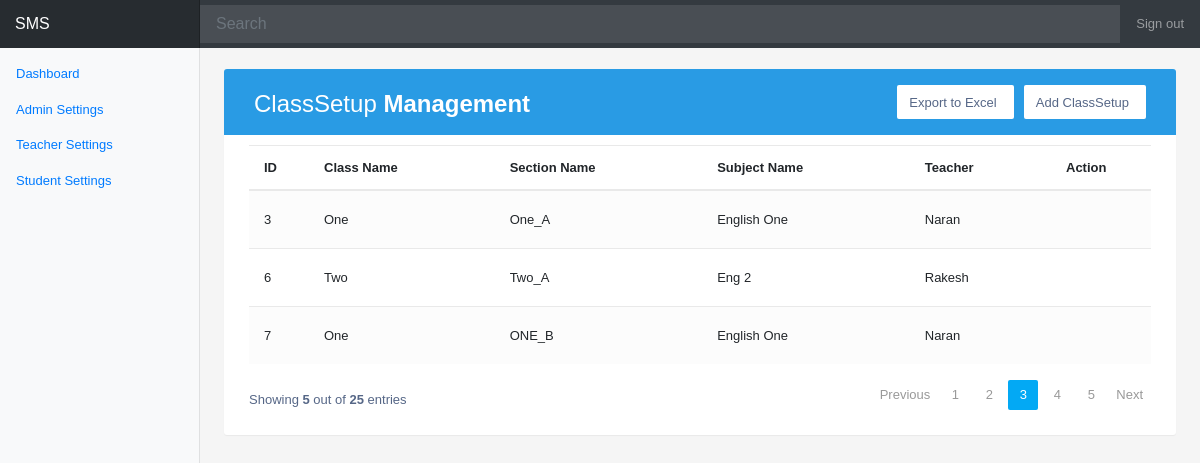
The app's page /class_setup_view/, older data.
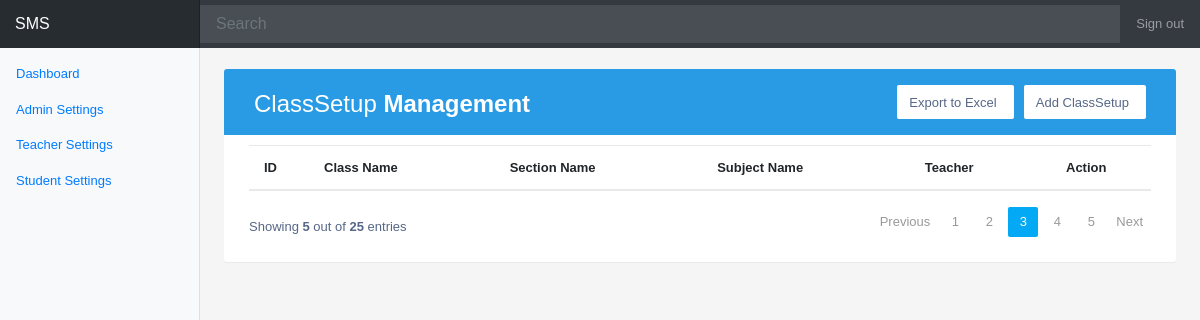
The same page, newer data.
### smsapp/models.py (models this page shows, shortened)
class ClassSetup( models.Model ):
    class_name      = models.ForeignKey(Standard, on_delete=models.CASCADE, null=True, max_length=20,verbose_name='Class Name' )
    section_name    = models.ForeignKey(Section, on_delete=models.SET_NULL, null=True, verbose_name='Section Name' )
    subject_name    = models.ForeignKey(Subject, on_delete=models.SET_NULL, null=True, verbose_name='Subject Name' )
    class_teacher   = models.ForeignKey('Teacher', on_delete=models.CASCADE, blank=True, verbose_name='Teacher' )

class Standard(models.Model):  # standard
    names = models.CharField(max_length=255,choices=CLASS_CHOICES)
    class Meta:
        db_table = 'standard'
    def __str__(self):
        return self.names

class Section(models.Model):  # section
    name = models.CharField(max_length=255, verbose_name='Section Name')
    standard_name = models.ForeignKey(
        Standard,
        related_name='sections', on_delete=models.CASCADE,
        null=True)
    class Meta:
        db_table = 'section'
    def __str__(self):
        return self.name

class Subject( models.Model ):
    class_name = models.ForeignKey('Standard', max_length=20, on_delete=models.CASCADE, verbose_name='Class Name' )
    name = models.CharField(max_length=20, verbose_name='Subject Name(s)' )
    def __str__(self):
        return str( self.name )

class Teacher( models.Model ):
    name = models.CharField( max_length=20, verbose_name='Teacher Name' )
    roles = models.CharField( max_length=20, choices=ROLE_CHOICES, verbose_name='Role(s)' )
    teaching_subjects = models.ManyToManyField(Subject, verbose_name='Teaching Subjects' )
    def __str__(self):
        return str( self.name )

### smsapp/views.py (the view)
# urls.py: path( 'class_setup_view/', views.class_setup_view, name='class_setup_view' ),
def class_setup_view(request):
    verbose_names = get_verbose_name( ClassSetup )
    context = {'view_list': ClassSetup.objects.all(),
               'verbose_names': verbose_names}
    return render( request, 'smsapp/class_setup_view.html', context )

### smsapp/views.py (called while the page is built)
def get_verbose_name(model_name):
    verbose_name_list = []
    for f in model_name._meta.get_fields():
        if hasattr(f, 'verbose_name' ):
            verbose_name_list.append( f.verbose_name )
    return verbose_name_list

### smsapp/templates/smsapp/class_setup_view.html (shortened to what this page needs)
{% extends 'smsapp/base.html'%}
{% load static %}
{% block stylesheets %}
<link href="{% static 'smsapp/css/our_table.css' %}" rel="stylesheet">
{% endblock %}
{% block main_content %}
<div class="table-wrapper">
    <div class="table-title">
        <div class="row">
            <div class="col-sm-5">
                <h2>ClassSetup  <b>Management</b></h2>
            </div>
            <div class="col-sm-7">
                <a href="/class_setup_add_edit/" class="btn btn-primary"> <span>Add ClassSetup</span></a>
                <a href="#" class="btn btn-primary"><span>Export to Excel</ <span></a>
            </div>
        </div>
    </div>
    <table class="table table-striped table-hover">
        <thead>
            <tr>
                {% for verbose_name in verbose_names %}
                <th>{{verbose_name}}</th>
                {% endfor %}
                <th>Action</th>
            </tr>
        </thead>
        <tbody>
        {% for item in view_list %}
            <tr>
                <td>{{ item.id }}</td>
                <td>{{ item.class_name }}</td>
                <td>{{ item.section_name }}</td>
                <td>
                    {{ item.subject_name }}
                </td>
                <td>{{ item.class_teacher }}</td>
                <td>
                    <a href="{% url 'smsapp:class_setup_update' item.id%}" class="edit" title="Edit" data-toggle="tooltip"></a>
                    <a href="{% url 'smsapp:class_setup_delete' item.id%}" class="delete" title="Delete" data-toggle="tooltip"></a>
                    <a href="#" class="detail" title="Detail" data-toggle="tooltip"></a>
                    <a href="#" class="print" title="print" data-toggle="tooltip"></a>
                </td>
            </tr>
        {% endfor %}
        </tbody>
    </table>
    <div class="clearfix">
        <div class="hint-text">Showing <b>5</b> out of <b>25</b> entries</div>
        <ul class="pagination">
            <li class="page-item disabled"><a href="#">Previous</a></li>
            <li class="page-item"><a href="#" class="page-link">1</a></li>
            <li class="page-item"><a href="#" class="page-link">2</a></li>
            <li class="page-item active"><a href="#" class="page-link">3</a></li>
            <li class="page-item"><a href="#" class="page-link">4</a></li>
            <li class="page-item"><a href="#" class="page-link">5</a></li>
            <li class="page-item"><a href="#" class="page-link">Next</a></li>
        </ul>
    </div>
</div>
{% endblock %}

### smsapp/templates/smsapp/base.html (shortened to what this page needs)
{% load static %}
<!doctype html>
<html lang="en">
  <head>
    <link rel="stylesheet" href="https://stackpath.bootstrapcdn.com/bootstrap/4.3.1/css/bootstrap.min.css">
      <link href="{% static 'smsapp/css/our_dashboard.css' %}" rel="stylesheet">
      <link href="{% static 'smsapp/css/our_messages.css' %}" rel="stylesheet">
{% block stylesheets %}
{% endblock %}
  </head>
  <body>
    <nav class="navbar navbar-dark sticky-top bg-dark flex-md-nowrap p-0">
      <a class="navbar-brand col-sm-3 col-md-2 mr-0" href="#">SMS</a>
      <input class="form-control form-control-dark w-100" type="text" placeholder="Search" aria-label="Search">
      <ul class="navbar-nav px-3">
        <li class="nav-item text-nowrap">
          <a class="nav-link" href="#">Sign out</a>
        </li>
      </ul>
    </nav>
      <div class="container-fluid">
      <div class="row">
        <nav class="col-md-2 d-none d-md-block bg-light sidebar">
          <div class="sidebar-sticky">
            <ul class="nav flex-column">
              <li class="nav-item">
                <a class="nav-link active" href="#">
                  Dashboard <span class="sr-only">(current)</span>
                </a>
                <a class="nav-link active" href="/admin_setting/">
                  Admin Settings
                </a>
                <a class="nav-link active" href="#">
                  Teacher Settings
                </a>
                <a class="nav-link active" href="#">
                  Student Settings
                </a>
              </li>
              </ul>
        </div>
        </nav>
        <main role="main" class="col-md-9 ml-sm-auto col-lg-10 pt-3 px-4">
{% block main_content %}
{% endblock %}
        </main>
      </div>
    </div>
  </body>
</html>

### static/smsapp/css/our_dashboard.css (style rules this page uses)
body { font-size: .875rem; }
.sidebar { position: fixed; top: 0; bottom: 0; left: 0; z-index: 100; padding: 0; box-shadow: inset -1px 0 0 rgba(0, 0, 0, .1); }
.sidebar-sticky { position: -webkit-sticky; position: sticky; top: 48px; height: calc(100vh - 48px); padding-top: .5rem; overflow-x: hidden; overflow-y: auto; }
.sidebar .nav-link { font-weight: 500; color: #333; }
.sidebar .nav-link.active { color: #007bff; }
.navbar-brand { padding-top: .75rem; padding-bottom: .75rem; font-size: 1rem; background-color: rgba(0, 0, 0, .25); box-shadow: inset -1px 0 0 rgba(0, 0, 0, .25); }
.navbar .form-control { padding: .75rem 1rem; border-width: 0; border-radius: 0; }
.form-control-dark { color: #fff; background-color: rgba(255, 255, 255, .1); border-color: rgba(255, 255, 255, .1); }

### static/smsapp/css/our_table.css (style rules this page uses)
body { color: #566787; background: #f5f5f5; font-family: 'Varela Round', sans-serif; font-size: 13px; }
.table-wrapper { background: #fff; padding: 20px 25px; margin: -25px 0; border-radius: 3px; box-shadow: 0 1px 1px rgba(0,0,0,.05); }
.table-title { padding-bottom: 15px; background: #299be4; color: #fff; padding: 16px 30px; margin: -20px -25px 10px; border-radius: 3px 3px 0 0; }
.table-title h2 { margin: 5px 0 0; font-size: 24px; }
.table-title .btn { color: #566787; float: right; font-size: 13px; background: #fff; border: none; min-width: 50px; border-radius: 2px; border: none; outline: none !important; margin-left: 10px; }
.table-title .btn span { float: left; margin-top: 2px; }
table.table tr th, table.table tr td { border-color: #e9e9e9; padding: 12px 15px; vertical-align: middle; }
table.table tr th:first-child { width: 60px; }
table.table tr th:last-child { width: 100px; }
.pagination { float: right; margin: 0 0 5px; }
.pagination li a { border: none; font-size: 13px; min-width: 30px; min-height: 30px; color: #999; margin: 0 2px; line-height: 30px; border-radius: 2px !important; text-align: center; padding: 0 6px; }
.pagination li.active a, .pagination li.active a.page-link { background: #03A9F4; }
.hint-text { float: left; margin-top: 10px; font-size: 13px; }

Row changes from the older to the newer data that the page shows:
removed ClassSetup: id "3", class_name "One", section_name "One_A", subject_name "English One", class_teacher "Naran"
removed ClassSetup: id "6", class_name "Two", section_name "Two_A", subject_name "Eng 2", class_teacher "Rakesh"
removed ClassSetup: id "7", class_name "One", section_name "ONE_B", subject_name "English One", class_teacher "Naran"
